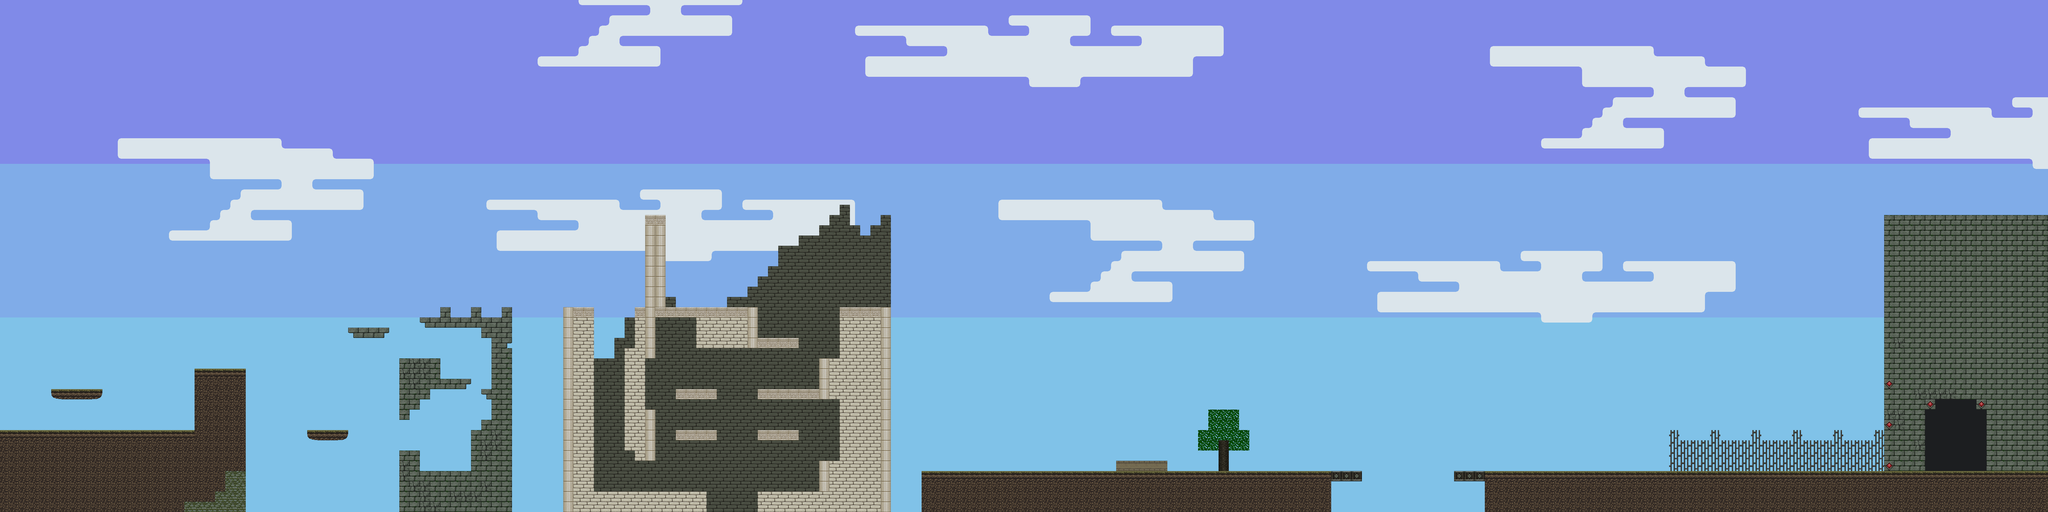

The image is a tile-based game level rendered from a .tmx file. Its description and source (layers, tilesets, objects; grid data summarised) follow:
An orthogonal 200x50 tile map with 32x32 px tiles, 3 tile layers (Background, Parallax, Platforms), 2 tilesets and 46 objects (36x solid, 8x platform, 2x warp).

<map version="1.2" tiledversion="1.2.5" orientation="orthogonal" renderorder="right-down" width="200" height="50" tilewidth="32" tileheight="32" infinite="0" nextlayerid="15" nextobjectid="128">
 <properties>
  <property name="startX" type="int" value="250" />
  <property name="startY" type="int" value="1100" />
 </properties>
 <tileset firstgid="1" name="Platis" tilewidth="32" tileheight="32" tilecount="64" columns="16">
  <image source="Platis.png" width="512" height="128" />
 </tileset>
 <tileset firstgid="65" name="Char" tilewidth="92" tileheight="60" tilecount="21" columns="7">
  <image source="Char.png" width="644" height="180" />
  <tile id="0">
   <properties>
    <property name="idle" value="" />
   </properties>
   <animation>
    <frame tileid="0" duration="200" />
    <frame tileid="1" duration="200" />
    <frame tileid="2" duration="200" />
    <frame tileid="3" duration="200" />
   </animation>
  </tile>
  <tile id="4">
   <properties>
    <property name="crouch" value="" />
   </properties>
   <animation>
    <frame tileid="4" duration="200" />
    <frame tileid="5" duration="200" />
    <frame tileid="6" duration="200" />
    <frame tileid="7" duration="200" />
   </animation>
  </tile>
  <tile id="8">
   <properties>
    <property name="run" value="" />
   </properties>
   <animation>
    <frame tileid="8" duration="150" />
    <frame tileid="9" duration="150" />
    <frame tileid="10" duration="150" />
    <frame tileid="11" duration="150" />
    <frame tileid="12" duration="150" />
    <frame tileid="13" duration="150" />
   </animation>
  </tile>
  <tile id="14">
   <properties>
    <property name="jump" value="" />
   </properties>
   <animation>
    <frame tileid="14" duration="200" />
    <frame tileid="15" duration="200" />
   </animation>
  </tile>
  <tile id="16">
   <properties>
    <property name="fall" value="" />
   </properties>
   <animation>
    <frame tileid="16" duration="100" />
    <frame tileid="17" duration="100" />
   </animation>
  </tile>
  <tile id="18">
   <properties>
    <property name="dash" value="" />
   </properties>
   <animation>
    <frame tileid="18" duration="100" />
    <frame tileid="19" duration="100" />
    <frame tileid="20" duration="100" />
   </animation>
  </tile>
 </tileset>
 <layer id="12" name="Background" width="200" height="50">
  <properties>
   <property name="Speed" type="float" value="0.2" />
  </properties>
  <data>[10000 cells, 10000 non-empty, 3 distinct tile ids]</data>
 </layer>
 <layer id="14" name="Parallax" width="200" height="50">
  <properties>
   <property name="Speed" type="float" value="0.4" />
  </properties>
  <data>[10000 cells, 2251 non-empty, 22 distinct tile ids]</data>
 </layer>
 <layer id="13" name="Platforms" width="200" height="50">
  <properties>
   <property name="Speed" type="float" value="1" />
  </properties>
  <data>[10000 cells, 1505 non-empty, 18 distinct tile ids]</data>
 </layer>
 <objectgroup id="3" name="Colliders">
  <properties>
   <property name="Speed" type="float" value="1" />
  </properties>
  <object id="18" name="Ground" type="solid" x="5" y="1346" width="761.02" height="255" />
  <object id="28" name="Ground" type="solid" x="609" y="1154.67" width="158" height="192.33" />
  <object id="29" name="Ground" type="solid" x="1246" y="1406" width="65.6667" height="194.667" />
  <object id="31" name="Ground" type="solid" x="1471.74" y="1345" width="127.333" height="127.334" />
  <object id="33" name="Ground" type="solid" x="1855.67" y="1536.67" width="352.97" height="64.667" />
  <object id="34" name="Ground" type="solid" x="1952.33" y="1088.34" width="62.834" height="317.667" />
  <object id="35" name="Ground" type="solid" x="2371.66" y="1538.66" width="405.667" height="64" />
  <object id="38" name="Ground" type="solid" x="1984.33" y="961" width="383.334" height="28.3333" />
  <object id="39" name="Platform" type="platform" x="1086.67" y="1024" width="128" height="32" />
  <object id="41" name="Ground" type="solid" x="1312.12" y="993" width="286.834" height="30" />
  <object id="43" name="Ground" type="solid" x="2560.17" y="1120.83" width="71.5003" height="124.833" />
  <object id="49" name="Ground" type="solid" x="6325.7" y="427.273" width="112" height="1184.4" />
  <object id="60" name="Warp" type="warp" x="6038.67" y="1254.3" width="127.333" height="226.667">
   <properties>
    <property name="MapToLoad" value="Scene2.tmx" />
   </properties>
  </object>
  <object id="65" name="Platform" type="platform" x="3488.5" y="1439" width="159.334" height="33.3333" />
  <object id="66" name="Ground" type="solid" x="1760.17" y="963.33" width="95.501" height="636.333" />
  <object id="67" name="Ground" type="solid" x="1247" y="1121.33" width="128.501" height="93.9997" />
  <object id="68" name="Ground" type="solid" x="1306.67" y="1471.67" width="292.504" height="129.667" />
  <object id="69" name="Platform" type="platform" x="961.663" y="1346.67" width="126.001" height="32" />
  <object id="71" name="Platform" type="platform" x="1375.66" y="1183.67" width="96.6677" height="31.3333" />
  <object id="72" name="Ground" type="solid" x="1536.83" y="994" width="62.8367" height="320.333" />
  <object id="73" name="Ground" type="solid" x="1985.5" y="1280.17" width="62.667" height="159.333" />
  <object id="77" name="Ground" type="solid" x="2176.5" y="986.5" width="189.834" height="100.833" />
  <object id="78" name="Ground" type="solid" x="1505.83" y="1311.5" width="92.5" height="37.667" />
  <object id="80" name="Ground" type="solid" x="2624.5" y="960.667" width="158.334" height="609.333" />
  <object id="81" name="Ground" type="solid" x="2877.48" y="1473.33" width="1286.24" height="135.758" />
  <object id="86" name="Platform" type="platform" x="4160" y="1473.33" width="95.33" height="32" />
  <object id="108" name="Ground" type="solid" x="-78.0252" y="-7.33333" width="82.7776" height="1507.64" />
  <object id="109" name="Ground" type="solid" x="-18.7222" y="-57.2139" width="1767.63" height="65.2158" />
  <object id="110" name="Platform" type="platform" x="160" y="1217" width="159" height="32" />
  <object id="111" name="Death" type="warp" x="0" y="1600" width="6400" height="32">
   <properties>
    <property name="MapToLoad" value="Scene1.tmx" />
   </properties>
  </object>
  <object id="112" name="Platform" type="platform" x="1503" y="1215.67" width="33.3344" height="31.3333" />
  <object id="113" name="Ground" type="solid" x="1246.42" y="1125.67" width="33.1677" height="185.333" />
  <object id="114" name="Ground" type="solid" x="1247.08" y="1215.67" width="66.1677" height="63.9997" />
  <object id="115" name="Ground" type="solid" x="1312.75" y="1217" width="31.1677" height="30.6663" />
  <object id="116" name="Ground" type="solid" x="1504.42" y="1025.67" width="31.1677" height="30.6663" />
  <object id="117" name="Ground" type="solid" x="1567.42" y="1024.67" width="31.1677" height="62.6663" />
  <object id="118" name="Ground" type="solid" x="1985.17" y="990.5" width="64.3337" height="128.333" />
  <object id="119" name="Ground" type="solid" x="2364.58" y="1056.08" width="130.834" height="31.333" />
  <object id="120" name="Ground" type="solid" x="2112.17" y="1217.33" width="126.667" height="30.833" />
  <object id="121" name="Ground" type="solid" x="2112.67" y="1344.58" width="126.667" height="30.833" />
  <object id="122" name="Ground" type="solid" x="2368.92" y="1216.25" width="192.834" height="30.1663" />
  <object id="123" name="Platform" type="platform" x="4544.33" y="1472" width="95.33" height="32" />
  <object id="124" name="Ground" type="solid" x="4639.55" y="1473.45" width="1736.91" height="135.758" />
  <object id="125" name="Ground" type="solid" x="2015.83" y="673.833" width="61.667" height="339.666" />
  <object id="126" name="Ground" type="solid" x="2561.58" y="1437.58" width="71.5003" height="124.833" />
  <object id="127" name="Ground" type="solid" x="2370.92" y="1345.58" width="120.834" height="26.1663" />
 </objectgroup>
</map>